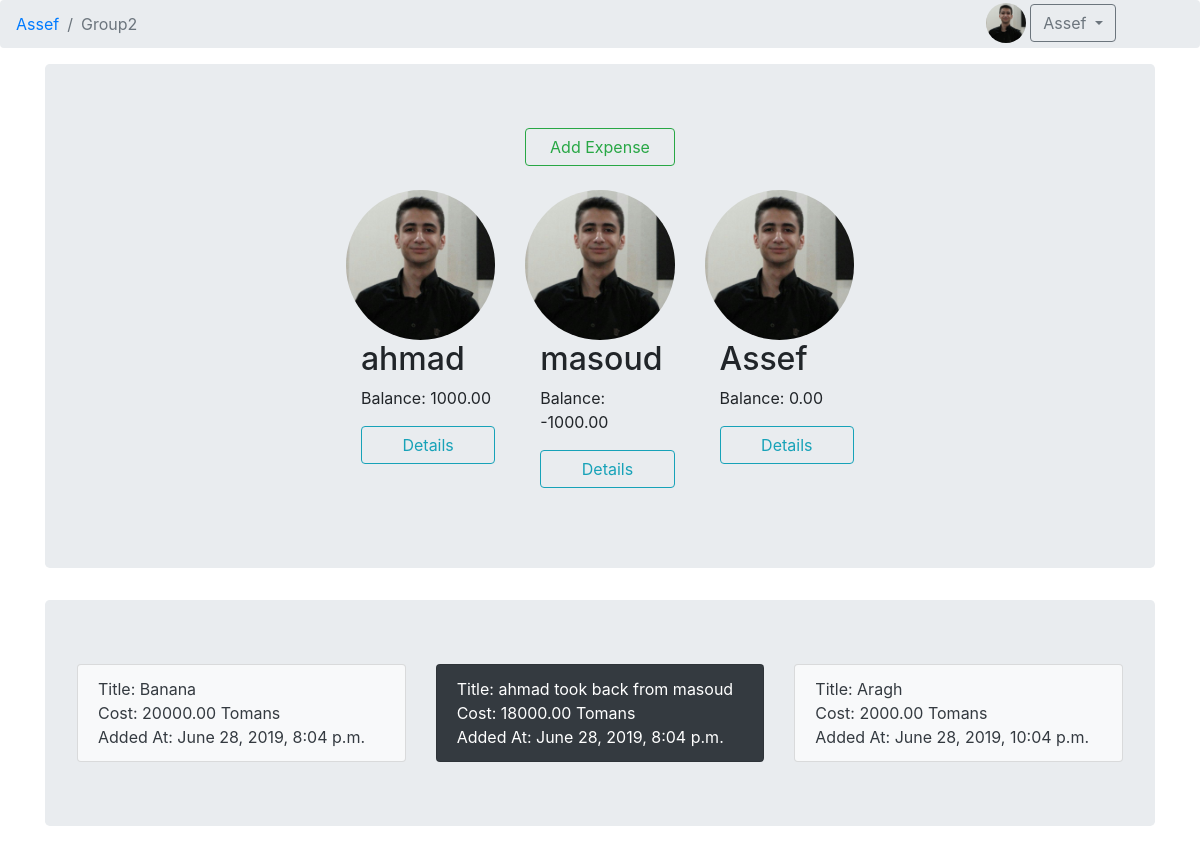
The app's page /test/view (signed in), older data.
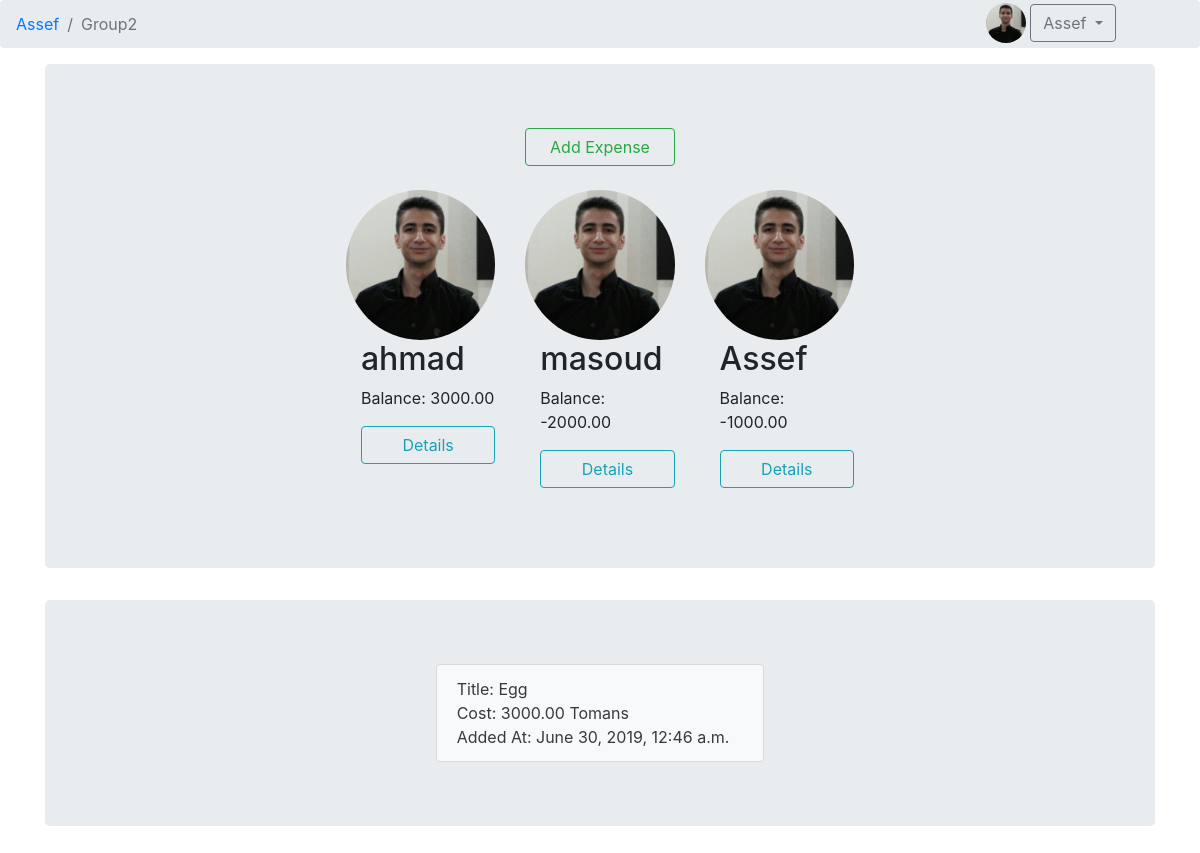
The same page, newer data.
### main/models.py (models this page shows, shortened)
class GroupMember(models.Model):
    group_fk = models.ForeignKey(Group, on_delete=models.CASCADE)
    member_fk = models.ForeignKey(Account, on_delete=models.CASCADE)
    balance = models.FloatField(default=0)

class Account(models.Model):
    user = models.OneToOneField(User, on_delete=models.CASCADE)
    profile_picture = models.ImageField(
        upload_to='main/static/img/profile_pictures', blank=True)
    def get_add_url(self):
        return f"/add-group"
    def get_absolute_url(self):
        return f"{self.user.get_username()}"

class Expense(models.Model):
    expense_type = models.CharField(max_length=10, default='payment')
    group_fk = models.ForeignKey(Group, on_delete=models.CASCADE)
    adder_fk = models.ForeignKey(Account, on_delete=models.CASCADE,
                                 related_name='adder_fk')
    payer_fk = models.ForeignKey(Account, on_delete=models.CASCADE,
                                 related_name='payer_fk')
    title = models.CharField(max_length=20)
    cost = models.FloatField(default=0)
    date_time = models.DateTimeField(auto_now=True, null=True)

### main/views.py (the view)
# urls.py: path('<slug:group_id>/view', views.group_view),
@login_required
def group_view(request, group_id):
    if request.method == 'POST':
        try:
            member_id = request.POST['member_id']
            group = Group.objects.get(group_id=group_id)
            member = Account.objects.get(
                user=User.objects.get(username=member_id))
            GroupMember.objects.create(group_fk=group, member_fk=member)
            expenses = Expense.objects.filter(group_fk=group)
            for expense in expenses:
                ExpenseRatio.objects.create(
                    expense_fk=expense, member_fk=member)
            return redirect(group_view, group_id=group_id)
        except Exception:
            title = 'Add New Member Error'
    else:
        title = 'Group'
    template_name = 'group.html'
    group = Group.objects.get(group_id=group_id)
    account = Account.objects.get(user=request.user)
    members = GroupMember.objects.filter(group_fk=group)
    expenses = Expense.objects.filter(group_fk=group)
    balance_details = BalanceDetail.objects.filter(group_fk=group)
    details = {}
    for member in members:
        temp = {}
        for balance_detail in balance_details:
            if balance_detail.debtor_fk == member.member_fk:
                temp[balance_detail.creditor_fk.user.username] = balance_detail.amount
            elif balance_detail.creditor_fk == member.member_fk:
                temp[balance_detail.debtor_fk.user.username] = balance_detail.amount
        details[member.member_fk.user.username] = temp
    context = {'title': title, 'group': group,
               'members': members, 'account': account,
               'expenses': expenses, 'details': details}
    return render(request, template_name, context)

### main/templates/group.html (shortened to what this page needs)
{% extends "base.html" %}
{% load static %}
{% block navbar %}
<div class="dropdown" style="position: absolute; right: 7%; padding-top: 3px;">
    {% if account.profile_picture %}
    <img src="{{ account.get_profile_picture_address }}" class="rounded-circle" width="40" height="40"></img>
    {% else %}
    <img src="{% static 'img/test.jpeg' %}" class="rounded-circle" width="40" height="40"></img>
    {% endif %}
    <button type="button" class="btn btn-outline-secondary dropdown-toggle" data-toggle="dropdown" aria-haspopup="true"
        aria-expanded="false">
        {{account.user.get_short_name}}
    </button>
</div>
<nav aria-label="breadcrumb">
    <ol class="breadcrumb">
        <li class="breadcrumb-item"><a href="/{{account.get_absolute_url}}">{{account.user.get_short_name}}</a></li>
        <li class="breadcrumb-item active" aria-current="page">{{group.group_name}}</li>
    </ol>
</nav>
{% endblock %}
{% block content %}
<main role="main" class="container">
    <div class="jumbotron">
        <div class="row justify-content-center">
            <div class="col col-10 col-md-2">
                <a type="button" class="btn btn-outline-success" style="width: 100%;" href="add-expense">Add Expense</a>
            </div>
        </div>
        <div class="row justify-content-center">
            {% for member in members %}
            <div class="col col-10 col-sm-5 col-md-2">
                <img class="rounded-circle" src="{% static 'img/test.jpeg' %}" style="width: 100%;">
                <h2 style="padding-left: 10%;">{{ member.member_fk.user.first_name }}</h2>
                <p style="padding-left: 10%;">Balance: {{ member.balance|floatformat:2 }}</p>
                <p style="padding-left: 10%;">
                    <button style="width: 100%;" class="btn btn-outline-info" type="button" data-toggle="collapse"
                        data-target="#{{ member.member_fk.user.first_name }}" aria-expanded="false"
                        aria-controls="{{ member.member_fk.user.first_name }}">
                        Details
                    </button>
                </p>
            </div>
            {% endfor %}
        </div>
    </div>
    <div class="jumbotron">
        <div class="row justify-content-center">
            {% for expense in expenses %}
            <div class="col col-12 col-sm-6 col-md-4">
                <a class="card-link" href="{{ expense.pk }}">
                    <ul class="list-group">
                        {% if expense.expense_type == 'payment' %}
                        <li class="list-group-item bg-light text-dark">
                            {% endif %}
                            {% if expense.expense_type == 'settle' %}
                        <li class="list-group-item bg-dark text-white">
                            {% endif %}
                            Title: {{ expense.title }}
                            Cost: {{ expense.cost|floatformat:2 }} Tomans
                            Added At: {{ expense.date_time }}
                        </li>
                    </ul>
                </a>
            </div>
            {% endfor %}
        </div>
    </div>
</main>
{% endblock %}

Row changes from the older to the newer data that the page shows:
removed Expense: title "Banana", cost "20000.00", date_time "June 28, 2019, 8:04 p.m."
removed Expense: title "ahmad took back from masoud", cost "18000.00", date_time "June 28, 2019, 8:04 p.m."
removed Expense: title "Aragh", cost "2000.00", date_time "June 28, 2019, 10:04 p.m."
changed GroupMember "ahmad": balance "1000.00" → "3000.00"
changed GroupMember "masoud": balance "-1000.00" → "-2000.00"
changed GroupMember "Assef": balance "0.00" → "-1000.00"
added Expense: title "Egg", cost "3000.00", date_time "June 30, 2019, 12:46 a.m."
